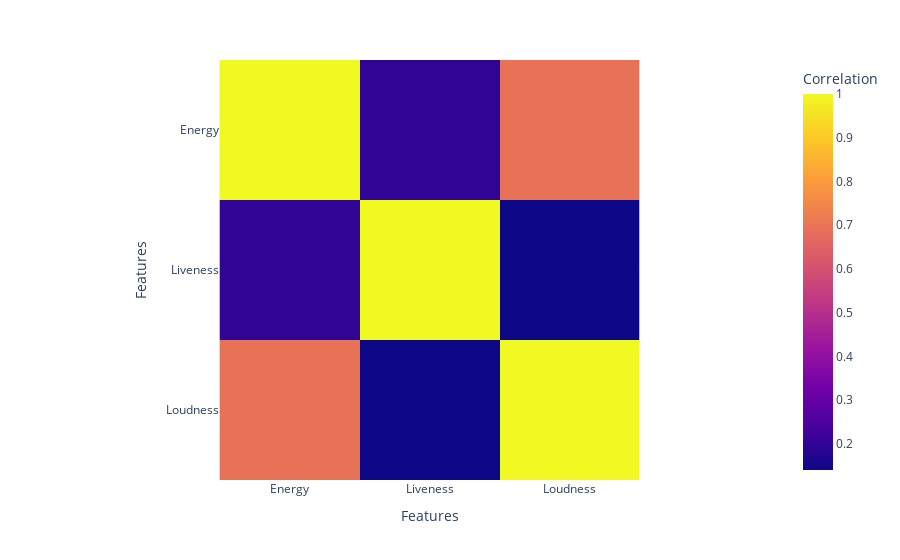

The notebook cell this image was saved under:
### Markdown cell above
We will utilize the Correlation Matrix to examine the relationships between the songs features. This analysis will help us determine if there are any significant correlations among the features or if they are largely independent of each other.

By exploring the Correlation Matrix, we aim to gain insights into the interdependencies between the features. This knowledge will guide us in selecting the most relevant and informative features for our analysis, enabling us to focus on those that exhibit strong correlations or meaningful relationships with each other.

### Code cell
corrMatrix = trainTracksDF[['Energy', 'Liveness', 'Loudness']].corr()

fig = px.imshow(corrMatrix, labels=dict(x="Features", y="Features", color="Correlation"))
fig.show()

### Figure 1 — Plotly figure (JSON) as saved in the notebook; plotly's stock layout.template omitted (floating-point values rounded to 4 significant figures)
{"data": [{"coloraxis": "coloraxis", "hovertemplate": "Features: %{x}<br>Features: %{y}<br>Correlation: %{z}<extra></extra>", "name": "0", "type": "heatmap", "x": ["Energy", "Liveness", "Loudness"], "xaxis": "x", "y": ["Energy", "Liveness", "Loudness"], "yaxis": "y", "z": [[1, 0.1994, 0.6926], [0.1994, 1, 0.1406], [0.6926, 0.1406, 1]]}], "layout": {"coloraxis": {"colorbar": {"title": {"text": "Correlation"}}, "colorscale": [[0, "#0d0887"], [0.1111, "#46039f"], [0.2222, "#7201a8"], [0.3333, "#9c179e"], [0.4444, "#bd3786"], [0.5556, "#d8576b"], [0.6667, "#ed7953"], [0.7778, "#fb9f3a"], [0.8889, "#fdca26"], [1, "#f0f921"]]}, "margin": {"t": 60}, "xaxis": {"anchor": "y", "constrain": "domain", "domain": [0, 1], "scaleanchor": "y", "title": {"text": "Features"}}, "yaxis": {"anchor": "x", "autorange": "reversed", "constrain": "domain", "domain": [0, 1], "title": {"text": "Features"}}}}
